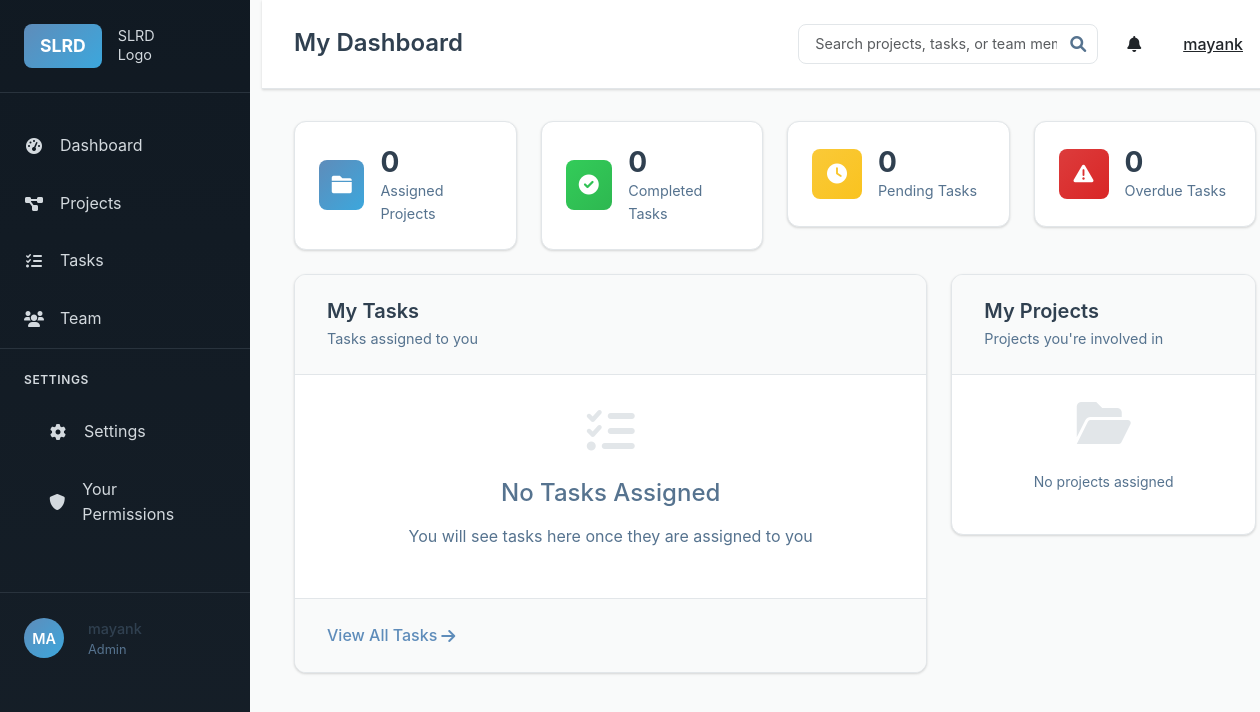
Before: /user/dashboard (signed in) with the older database file.
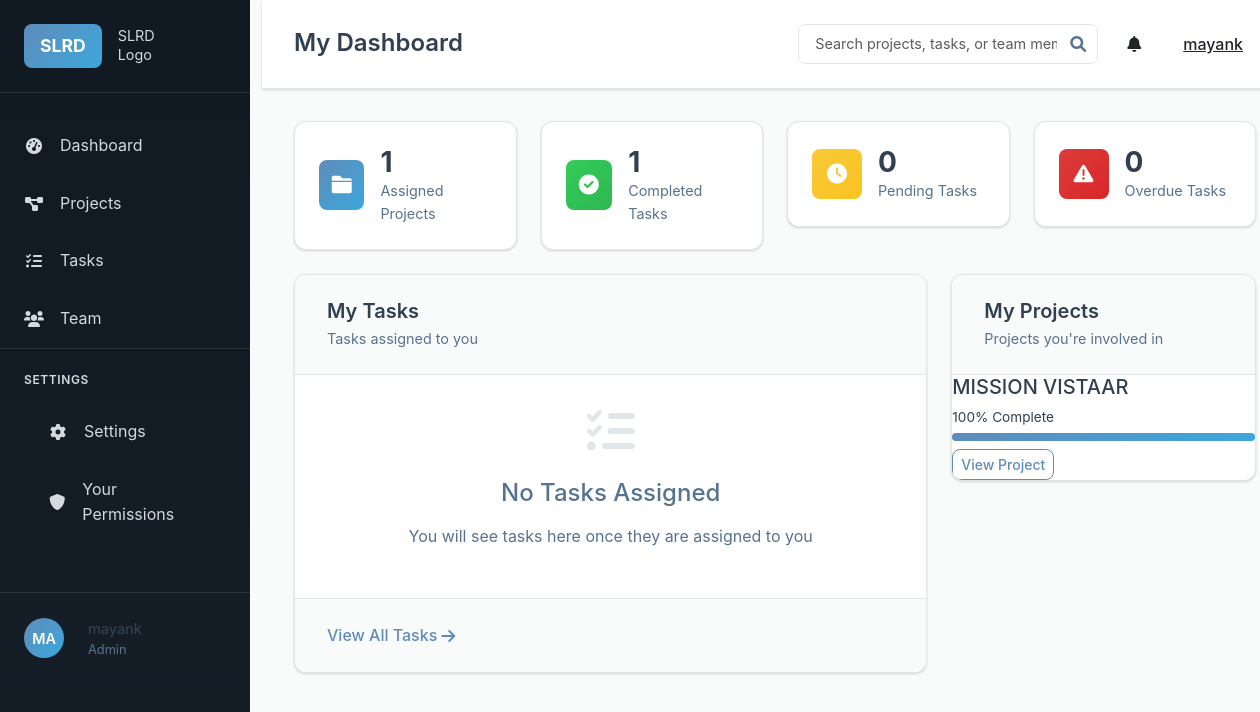
After: the same page with the newer database file.
### models.py (models this page shows, shortened)
class Project(db.Model):
    id = db.Column(db.Integer, primary_key=True)
    title = db.Column(db.String(200), nullable=False)
    description = db.Column(db.Text)
    status = db.Column(db.String(20), default='In Progress')  # Just Started, In Progress, Completed
    progress = db.Column(db.Integer, default=0)  # 0-100%
    deadline = db.Column(db.Date)
    created_at = db.Column(db.DateTime, default=lambda: datetime.now(timezone.utc))
    updated_at = db.Column(db.DateTime, default=lambda: datetime.now(timezone.utc), onupdate=lambda: datetime.now(timezone.utc))
    created_by_id = db.Column(db.Integer, db.ForeignKey('user.id'), nullable=False)
    tasks = db.relationship('Task', backref='project', lazy='dynamic', cascade='all, delete-orphan')
    comments = db.relationship('Comment', backref='project', lazy='dynamic', cascade='all, delete-orphan')
    documents = db.relationship('Document', backref='project', lazy='dynamic', cascade='all, delete-orphan')
    assigned_users = db.relationship('User', secondary='project_assignments', back_populates='projects_assigned')

### routes.py (the view)
@app.route('/user/dashboard')
@login_required
def user_dashboard():
    projects = current_user.get_accessible_projects()
    tasks = current_user.get_accessible_tasks()
    total_projects = len(projects)
    active_projects = len([p for p in projects if p.status in ['Just Started', 'In Progress']])
    completed_projects = len([p for p in projects if p.status == 'Completed'])
    total_tasks = len(tasks)
    completed_tasks = len([t for t in tasks if t.status == 'Completed'])
    pending_tasks = len([t for t in tasks if t.status == 'Pending'])
    overdue_tasks = len([t for t in tasks if t.is_overdue()])
    recent_projects = sorted(projects, key=lambda x: x.created_at, reverse=True)[:3]
    upcoming_deadlines = sorted([t for t in tasks if t.deadline and t.status != 'Completed'],
                               key=lambda x: x.deadline)[:5]
    return render_template('dashboard/user.html',
                         total_projects=total_projects,
                         active_projects=active_projects,
                         completed_projects=completed_projects,
                         total_tasks=total_tasks,
                         completed_tasks=completed_tasks,
                         pending_tasks=pending_tasks,
                         overdue_tasks=overdue_tasks,
                         recent_projects=recent_projects,
                         upcoming_deadlines=upcoming_deadlines)

### app.py (called while the page is built)
@login_manager.user_loader
def load_user(user_id):
    from models import User
    return User.query.get(int(user_id))

### models.py (called while the page is built)
    def get_accessible_projects(self):
        if self.role == 'Admin':
            return Project.query.all()
        elif self.role == 'Manager':
            created = Project.query.filter_by(created_by_id=self.id).all()
            assigned = self.projects_assigned.all()
            return list(set(created + assigned))
        else:
            return self.projects_assigned.all()

    def get_accessible_tasks(self):
        if self.role == 'Admin':
            return Task.query.all()
        elif self.role == 'Manager':
            created = Task.query.filter_by(created_by_id=self.id).all()
            assigned = Task.query.filter_by(assigned_to_id=self.id).all()
            return list(set(created + assigned))
        else:
            return Task.query.filter_by(assigned_to_id=self.id).all()

    def is_overdue(self):
        if self.deadline and self.status != 'Completed':
            return datetime.now().date() > self.deadline
        return False

### templates/dashboard/user.html (shortened to what this page needs)
{% extends "base.html" %}
{% block page_title %}My Dashboard{% endblock %}
{% block content %}
<div class="dashboard-overview">
    <div class="row mb-4">
        <div class="col-md-3">
            <div class="stat-card primary">
                <div class="stat-icon">
                    <i class="fas fa-folder"></i>
                </div>
                <div class="stat-content">
                    <h3>{{ total_projects }}</h3>
                    <p>Assigned Projects</p>
                </div>
            </div>
        </div>
        <div class="col-md-3">
            <div class="stat-card success">
                <div class="stat-icon">
                    <i class="fas fa-check-circle"></i>
                </div>
                <div class="stat-content">
                    <h3>{{ completed_tasks }}</h3>
                    <p>Completed Tasks</p>
                </div>
            </div>
        </div>
        <div class="col-md-3">
            <div class="stat-card warning">
                <div class="stat-icon">
                    <i class="fas fa-clock"></i>
                </div>
                <div class="stat-content">
                    <h3>{{ pending_tasks }}</h3>
                    <p>Pending Tasks</p>
                </div>
            </div>
        </div>
        <div class="col-md-3">
            <div class="stat-card danger">
                <div class="stat-icon">
                    <i class="fas fa-exclamation-triangle"></i>
                </div>
                <div class="stat-content">
                    <h3>{{ overdue_tasks }}</h3>
                    <p>Overdue Tasks</p>
                </div>
            </div>
        </div>
    </div>
    <div class="row">
        <div class="col-md-8">
            <div class="content-card">
                <div class="card-header">
                    <h3>My Tasks</h3>
                    <p>Tasks assigned to you</p>
                </div>
                <div class="tasks-list">
                    {% if upcoming_deadlines|length == 0 %}
                    <div class="empty-state">
                        <i class="fas fa-tasks"></i>
                        <h4>No Tasks Assigned</h4>
                        <p>You will see tasks here once they are assigned to you</p>
                    </div>
                    {% endif %}
                </div>
                <div class="card-footer">
                    <a href="{{ url_for('tasks_list') }}" class="view-all-link">
                        View All Tasks <i class="fas fa-arrow-right"></i>
                    </a>
                </div>
            </div>
        </div>
        <div class="col-md-4">
            <div class="content-card">
                <div class="card-header">
                    <h3>My Projects</h3>
                    <p>Projects you're involved in</p>
                </div>
                <div class="projects-list">
                    {% for project in recent_projects %}
                    <div class="project-summary">
                        <h5>{{ project.title }}</h5>
                        <div class="progress-info">
                            <span>{{ project.progress }}% Complete</span>
                        </div>
                        <div class="progress">
                            <div class="progress-bar" style="width: {{ project.progress }}%"></div>
                        </div>
                        <a href="{{ url_for('view_project', project_id=project.id) }}" class="btn btn-sm btn-outline-primary mt-2">View Project</a>
                    </div>
                    {% endfor %}
                    {% if recent_projects|length == 0 %}
                    <div class="empty-state small">
                        <i class="fas fa-folder-open"></i>
                        <p>No projects assigned</p>
                    </div>
                    {% endif %}
                </div>
            </div>
        </div>
    </div>
</div>
{% endblock %}

Changed rows visible on the page:
added Project: title "MISSION VISTAAR", progress "100"
Other visible differences:
{{ total_projects }}: "0" → "1"
{{ completed_tasks }}: "0" → "1"
text no longer shown: "No projects assigned"
